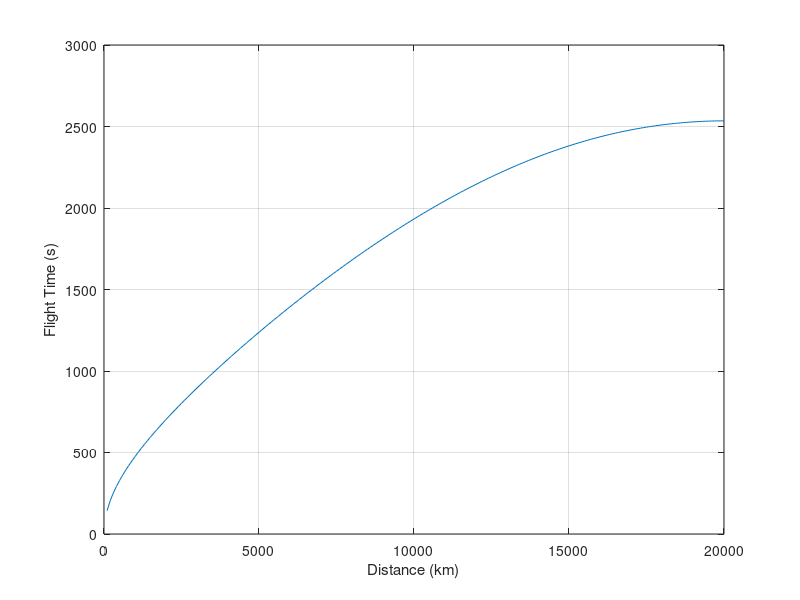

This figure's MATLAB source:
clear
n=0;
GM=1.4077E16;
A=2.0926E7;
CONST=sqrt(GM/A);
for DISTKM=100:100:20000,
	PHI=DISTKM*3280./A ;
	GAM=3.14159/4.-PHI/4.;
	GAMDEG=57.3*GAM;
	TOP=GM*(1.-cos(PHI)); 
	TEMP=A*cos(GAM)/A-cos(PHI+GAM); 
	BOT=A*cos(GAM)*TEMP; 
	V=sqrt(TOP/BOT); 
	XLAM=A*V*V/GM;
	TOP1=tan(GAM)*(1-cos(PHI))+(1-XLAM)*sin(PHI); 
	BOT1P=(1-cos(PHI))/(XLAM*cos(GAM)*cos(GAM)); 
	BOT1=(2-XLAM)*(BOT1P+cos(GAM+PHI)/cos(GAM)); 
	TOP2=2*cos(GAM); 
	BOT2=XLAM*((2/XLAM-1)^1.5); 
	TOP3=sqrt(2/XLAM-1); 
	BOT3=cos(GAM)/tan(PHI/2)-sin(GAM); 
	TEMP=(TOP2/BOT2)*atan2(TOP3,BOT3); 
	TF=A*(TOP1/BOT1+TEMP)/(V*cos(GAM));
	n=n+1;
	ArrayDISTKM(n)=DISTKM;
	ArrayTF(n)=TF;
end
figure
plot(ArrayDISTKM,ArrayTF),grid
xlabel('Distance (km)')
ylabel('Flight Time (s)')
clc
output=[ArrayDISTKM',ArrayTF'];
save datfil.txt output -ascii
disp 'simulation finished'
